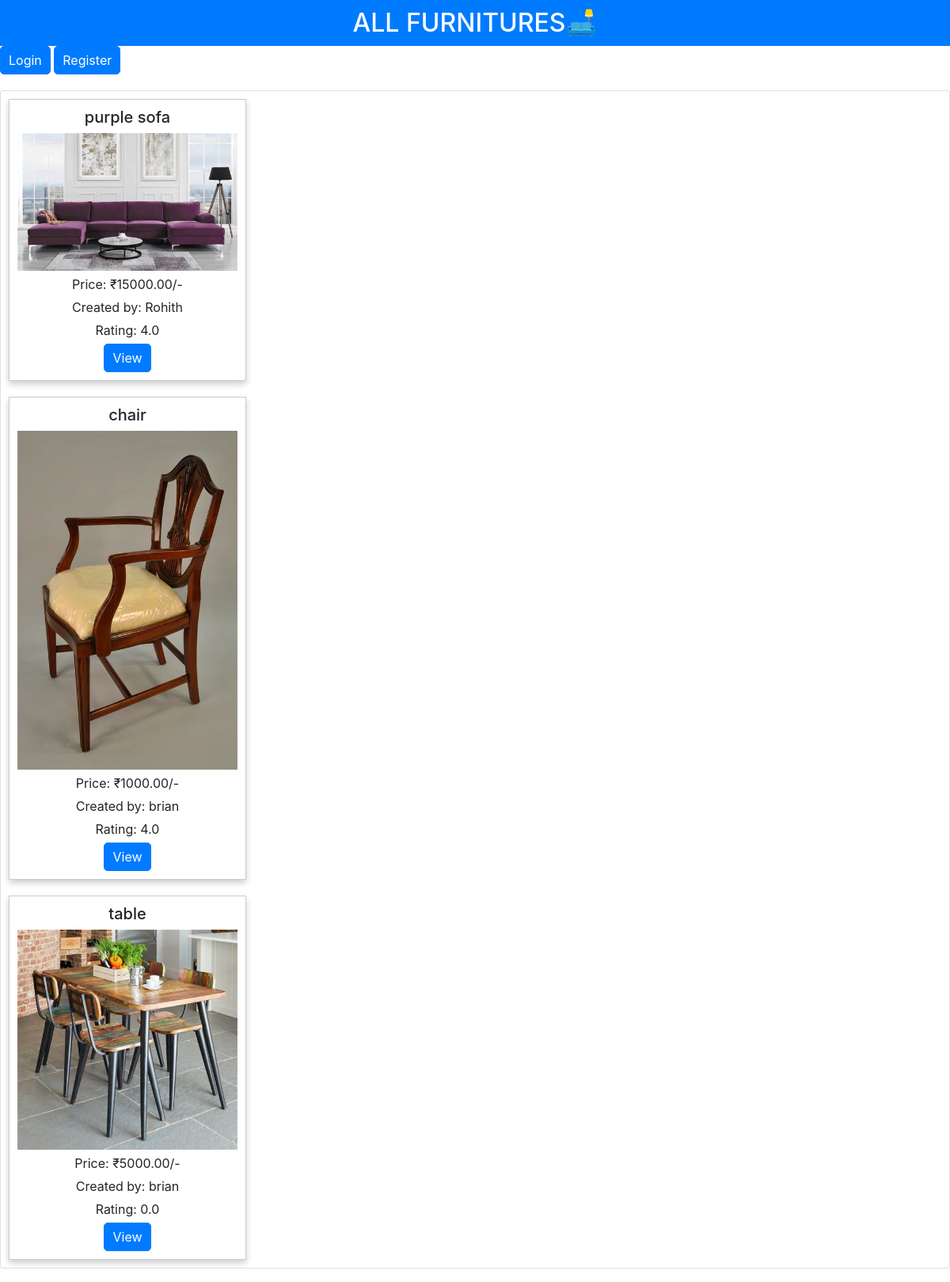
The page / on the database its author committed.
### allfurnitures/models.py (models this page shows, shortened)
class Furniture(models.Model):
    name = models.CharField(max_length=64)
    price = models.DecimalField(max_digits=10, decimal_places=2)
    description = models.TextField()
    image = models.ImageField(upload_to='furnitures', default='allfurnitures/furnitures/default.jpg')
    category = models.CharField(max_length=64)
    user = models.ForeignKey(User, on_delete=models.CASCADE, related_name="furnitures")
    date = models.DateTimeField(auto_now_add=True)
    rating = models.DecimalField(max_digits=2, decimal_places=1, default=0)

class User(AbstractUser):
    pass

### allfurnitures/views.py (the view)
# urls.py: path("",views.index,name='index'),
def index(request):
    return render(request, "allfurnitures/index.html", {
        "furnitures": Furniture.objects.all()
    })

### allfurnitures/templates/allfurnitures/index.html (shortened to what this page needs)
{% extends "allfurnitures/layout.html" %}
{% load static %}
{% block body %}
        <div class="card" id="cards">
            {% for furniture in furnitures %}
            <div class="card_body"   data-name="{{ furniture.name }}"  data-custom-property1="{{ furniture.description }}" data-custom-property2="{{ furniture.category }}" data-custom-property3="{{ furniture.date }}" >
                <h3>{{ furniture.name }}</h3>
                <span>
                    <img src="{{ furniture.image.url }}" alt="{{ furniture.name }}">
                </span>
                <p>Price: ₹{{ furniture.price }}/-</p>
                <p>Created by: {{ furniture.user }}</p>
                <p>Rating: {{ furniture.rating }}</p>
                <a href="{% url 'furnituredetails' furniture.id %}"  class="btn btn-primary" >View</a>
            </div>
            {% endfor %}
        </div>
{% endblock %}

### allfurnitures/static/allfurnitures/styles.css (style rules this page uses)
body, h2, p { margin: 0; padding: 0; }
#cards { display: flex; flex-wrap: wrap; justify-content: space-around; margin-top: 20px; }
.card_body { width: 300px; padding: 10px; border: 1px solid #ccc; margin: 10px; text-align: center; background-color: #fff; box-shadow: 0 4px 8px rgba(0, 0, 0, 0.2); }
.card_body h3 { font-size: 20px; }
.card_body img { max-width: 100%; height: auto; }
.card_body p { margin: 5px 0; }
.btn-primary { background-color: #007BFF; color: #fff; padding: 5px 10px; text-decoration: none; border-radius: 5px; transition: background-color 0.3s; }

### rows shown on the page
Furniture: name "purple sofa", image (picture), price "15000.00", user "Rohith", rating "4.0"
Furniture: name "chair", image (picture), price "1000.00", user "brian", rating "4.0"
Furniture: name "table", image (picture), price "5000.00", user "brian", rating "0.0"
